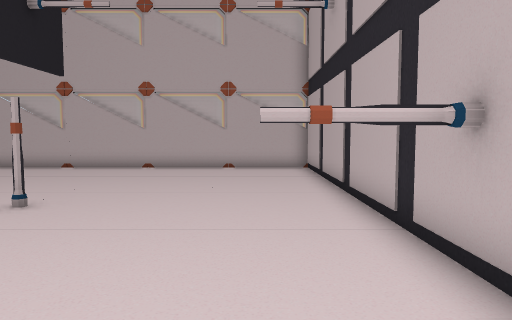
View 1 (above)

15 first-person views from a walk through a Unity game level. The camera is 1.4 m above the floor, tilts 4° down and sees 70° across. The floor is counted in squares, 1 m on a side. Each view is taken from the middle of a square. On the plan, view 1 faces up. The plan holds only what a view shows up to about 16 squares ahead; the rest is blank. The place goes on beyond the plan. The player is left out. Door leaves are left out, so doorways stand open. Some surface patterns are stand-ins.

View 2
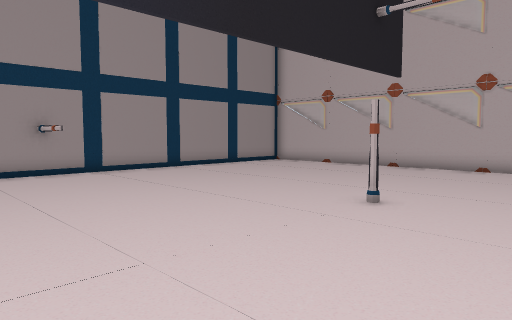

View 3
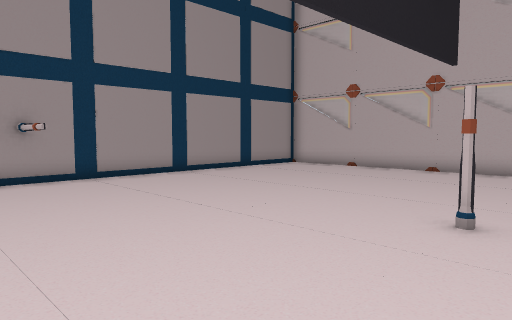

View 4
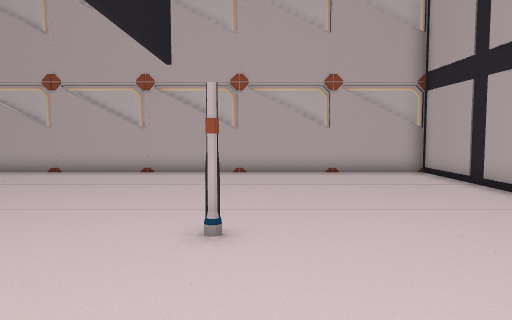

View 5
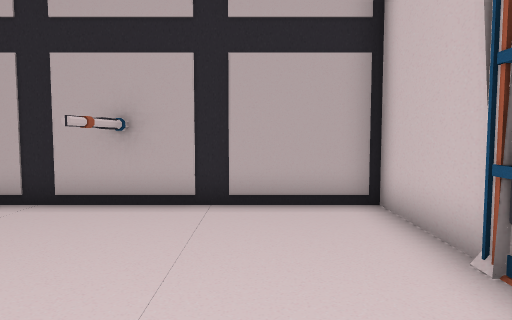

View 6
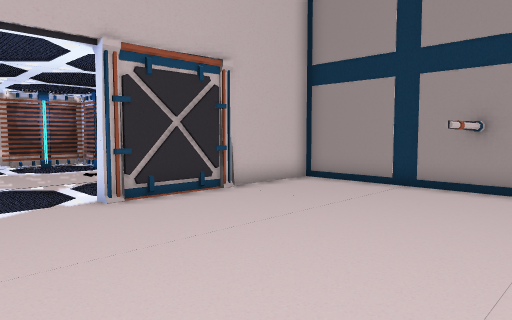

View 7
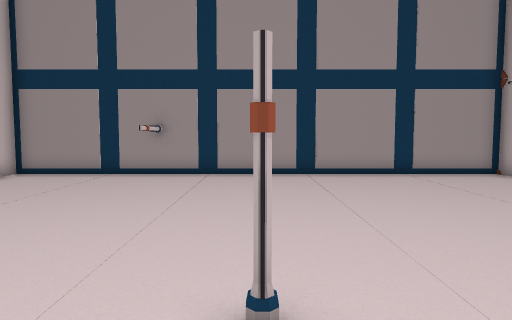

View 8
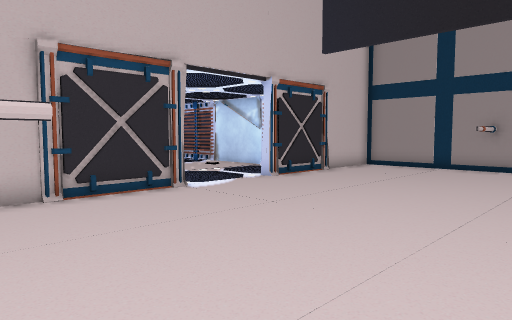

View 9
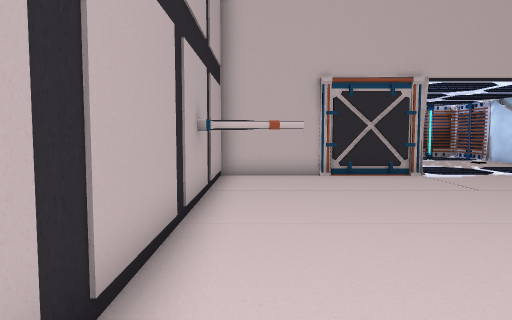

View 10
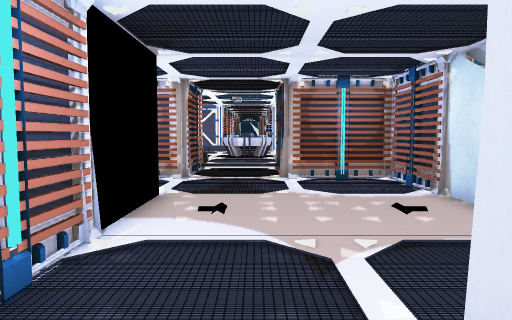

View 11
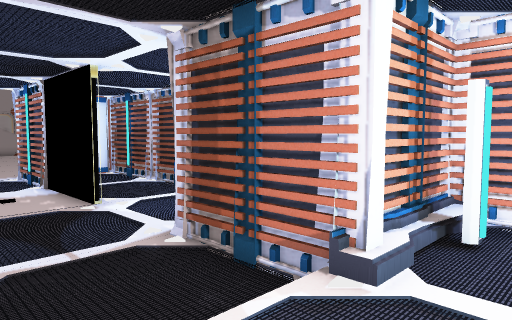

View 12
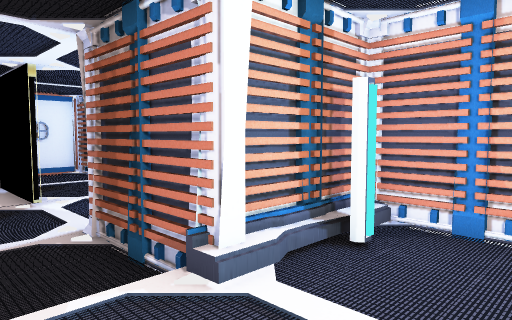

View 13
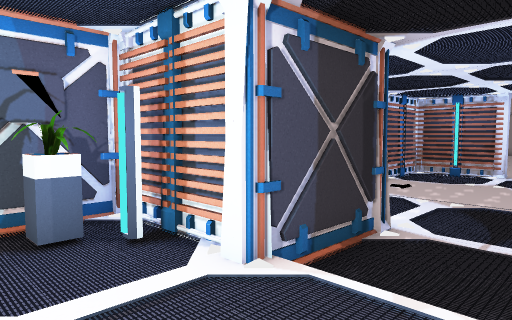

View 14
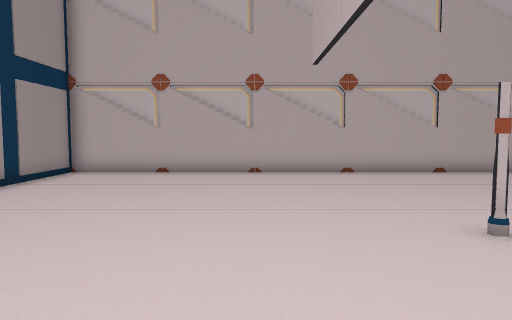

View 15
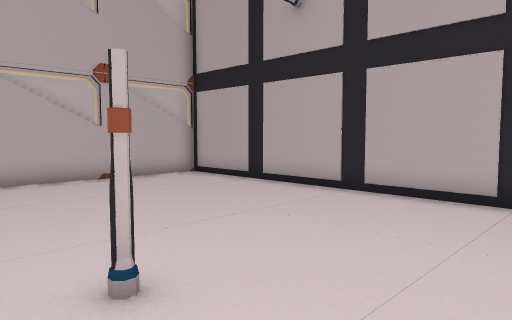

### Floor plan
Key: @ floor where view 1 was taken; # wall or solid block; . main floor; : floor 0.25 m higher than the main floor; D open door; = window, fence, low wall or low ledge; P pillar; M mirror; O other object.
Columns run from 15 left of view 1 to 2 right of it. Each row starts with its distance up from view 1.
 16 #=================
 15 #................#
 14 #................#
 13 #................#
 12 #................#
 11 #................#
 10 #................#
  9 #................#
  8 #................#
  7 #.........P......#
  6 #................#
  5 #................#
  4 #OO............OO#
  3 #................#
  2 #................#
  1 #................#
  0 #..............@.#
 -1 #.......DDD......#
 -2 #######DDDD#######
 -3    #......# ..#
 -4    #......# ..#
 -5    #......M...#
 -6    #......M...#
 -7    =......M...
 -8    #......M...
 -9    #......DD.
-10    #......DD.
-11    #......DD
-12    #####..##
-13        #..#
-14        #..##
-15    ####DDDD####
-16    #:#::::::::#
-17    #::::  ::::#
-18         : :

Where each view was taken, in squares from view 1:
view 1: 0 up, 0 right, facing up
view 2: 0 up, 1 left, facing up-left
view 3: 1 up, 3 left, facing up-left
view 4: 2 up, 4 left, facing up
view 5: 1 up, 5 left, facing right
view 6: 6 up, 5 left, facing down-left
view 7: 7 up, 2 left, facing left
view 8: 7 up, 1 right, facing down-left
view 9: 11 up, 1 right, facing down
view 10: 0 up, 7 left, facing down
view 11: 17 down, 8 left, facing up-right
view 12: 18 down, 7 left, facing up-right
view 13: 18 down, 5 left, facing up-left
view 14: 2 up, 8 left, facing up
view 15: 4 up, 6 left, facing up-right
